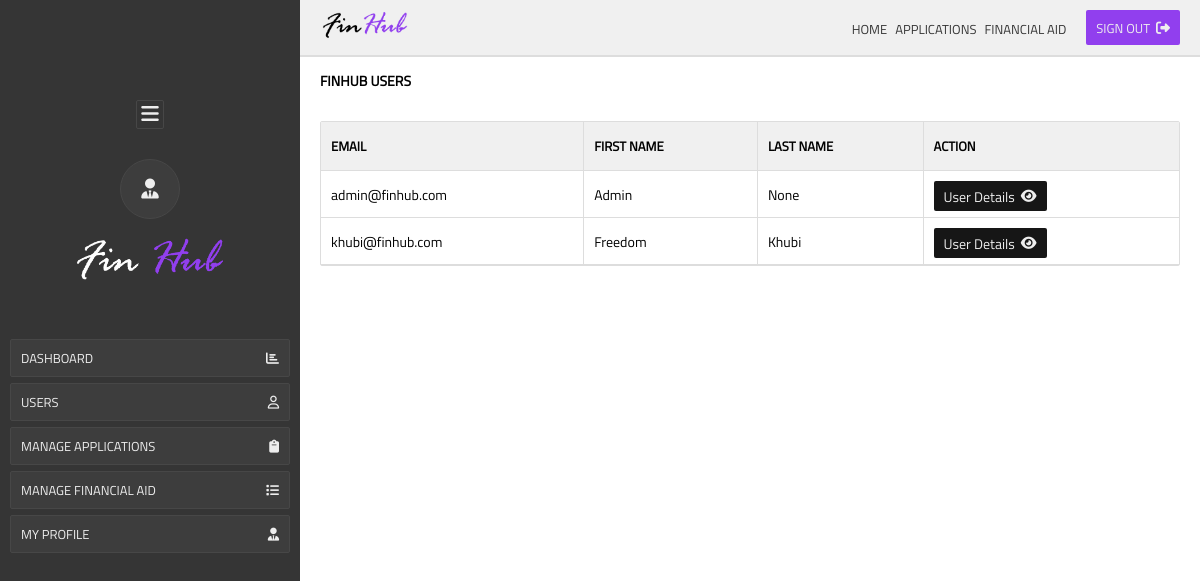
Page /finhub/users (signed in) on the committed database.
### Finhub/models.py (models this page shows)
class User(db.Model, UserMixin):
    __tablename__ = 'users'
    id = db.Column(db.Integer, primary_key=True)
    email = db.Column(db.String(100), unique=True)
    first_name = db.Column(db.String(100))
    last_name = db.Column(db.String(100))
    password = db.Column(db.String(100))
    applications = db.relationship('Application')
    is_admin = db.Column(db.Boolean, unique=False, default=False)
    created = db.Column(db.DateTime(timezone=True), default=func.now())

### Finhub/admin.py (the view)
@admin.route('/finhub/users')
@login_required
def finhub_users():
    if is_adminnistrator() == False:
        return redirect('/unauthorized-access')
    users = User.query.all()
    return render_template("admin/finhub__users.html", users=users)

### Finhub/admin.py (called while the page is built)
def is_adminnistrator():
    logged_user = User.query.get(int(current_user.id))
    return logged_user.is_admin

### Finhub/templates/admin/finhub__users.html (shortened to what this page needs)
{% extends 'admin/admin__base__template.html' %}  {% block admin__content %}
<div class="dashboard__wrapper">
  <p class="page__title">Finhub users</p>
  <div class="dashboard__content">
    <div class="finhub__users__table">
      <table cellspacing="0">
        <thead>
          <tr>
            <th>Email</th>
            <th>First Name</th>
            <th>Last Name</th>
            <th>Action</th>
          </tr>
        </thead>
        <tbody>
          {% if users %} {% for user in users %}
          <tr>
            <td>{{user.email}}</td>
            <td>{{user.first_name}}</td>
            <td>{{user.last_name}}</td>
            <td>
              <a
                href="/finhub/users/details/{{user.id}}"
                class="btn__custom btn__sm btn__dark"
              >
                User Details
                <i class="fa fa-eye btn__icon__right"></i>
              </a>
            </td>
          </tr>
          {% endfor %} {% else %}
          <tr>
            <td colspan="4">
              <p>No Data Found</p>
            </td>
          </tr>
          {% endif %}
        </tbody>
      </table>
    </div>
  </div>
</div>
{% endblock %}

### Finhub/static/css/style.css (style rules this page uses)
*, *::after, *::before { padding: 0; margin: 0; box-sizing: border-box; }
a { text-decoration: none; }
.page__title { text-transform: uppercase; display: inline-block; font-size: 14px; font-weight: bolder; border-radius: var(--borderRadius); }
.btn__sm { height: 30px !important; font-size: 14px !important; }
.btn__custom { outline: none; border: none; text-decoration: none; display: inline-flex; align-items: center; justify-content: center; height: 35px; padding-inline: 10px; border-radius: var(--borderRadius); font-size: 15px; margin-top: 4px; cursor: pointer; }
.btn__dark { background: var(--dark); color: var(--light); }
.btn__icon__right { margin-left: 6px; font-size: 14px !important; }

### Finhub/static/css/admin.css (style rules this page uses)
*, *::after, *::before { padding: 0; margin: 0; box-sizing: border-box; }
table * { font-family: "Titillium", monospace; }
table { width: 100%; border: 1px solid #dddddd !important; margin-top: 10px; border-radius: var(--borderRadius); }
thead tr th { background: var(--admin--nav); padding: 14px 10px; text-align: left; font-size: 13px; font-weight: lighter; border-bottom: 1px solid #dddddd; text-transform: uppercase; font-weight: bold; }
tbody tr td { padding: 6px 10px; text-transform: initial; font-size: 14px; }
tbody tr td, thead tr th { border-bottom: 1px solid #dddddd; border-right: 1px solid #dddddd; }
tbody tr td:last-child, thead tr th:last-child { border-right: none; }
.dashboard__content { margin-top: 30px; }

### Finhub/static/css/variables.css (style rules this page uses)
:root { --primary: #913fee; --bodyBackground: #394775; --dark: #161616; --borderRadius: 2px; --light: #eeeeee; --inputBackground: #f1f1f1; --inputBackgroundDarker: #ececec; --lightBorder: #e9e9e9; --inputBorderColor: #d8d8d8; --dangerColor: #ec4444; --successColor: #54b946; --successBorder: #4ca840; --successColorTran: #cdffc6fd; --successBorderTrans: #a7eb9e; --dangerColorTran: #ffc6c6fd; --dangerBorderTrans: #eb9e9e; --primaryColorTran: #e8c6fffd; --primaryBorderTrans: #cc9eeb; --admin--nav: #f0f0f0; --admin--nav--border: #dddddd; --admin--dark: #353535; --admin--dark--trans: #3d3d3d; --admin--dark--trans--border: #474747; }

### rows in the picture
User: email "admin@finhub.com", first_name "Admin", last_name "None"
User: email "khubi@finhub.com", first_name "Freedom", last_name "Khubi"
